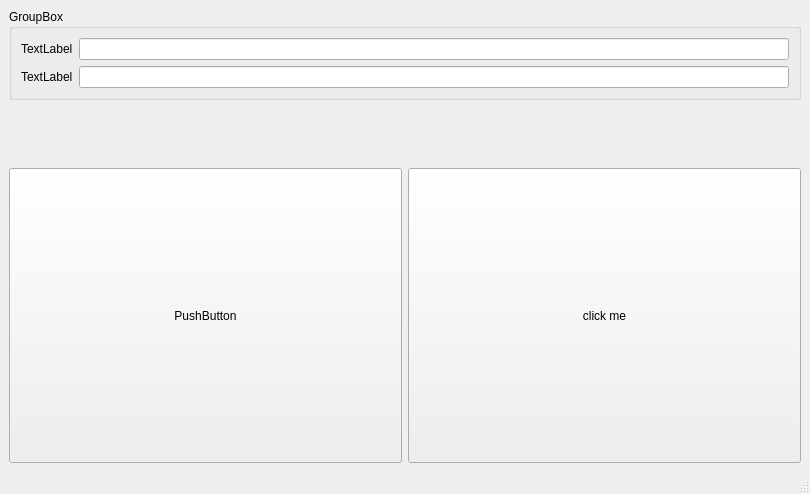
<?xml version="1.0" encoding="UTF-8"?>
<ui version="4.0">
 <class>MainWindow</class>
 <widget class="QMainWindow" name="MainWindow">
  <property name="geometry">
   <rect>
    <x>0</x>
    <y>0</y>
    <width>810</width>
    <height>494</height>
   </rect>
  </property>
  <property name="sizePolicy">
   <sizepolicy hsizetype="Maximum" vsizetype="Maximum">
    <horstretch>0</horstretch>
    <verstretch>0</verstretch>
   </sizepolicy>
  </property>
  <property name="windowTitle">
   <string>MainWindow</string>
  </property>
  <widget class="QWidget" name="centralwidget">
   <property name="sizePolicy">
    <sizepolicy hsizetype="Maximum" vsizetype="Maximum">
     <horstretch>0</horstretch>
     <verstretch>0</verstretch>
    </sizepolicy>
   </property>
   <layout class="QGridLayout" name="gridLayout">
    <item row="2" column="1">
     <widget class="QPushButton" name="pushButton">
      <property name="sizePolicy">
       <sizepolicy hsizetype="Minimum" vsizetype="Minimum">
        <horstretch>0</horstretch>
        <verstretch>0</verstretch>
       </sizepolicy>
      </property>
      <property name="minimumSize">
       <size>
        <width>0</width>
        <height>0</height>
       </size>
      </property>
      <property name="baseSize">
       <size>
        <width>1</width>
        <height>2</height>
       </size>
      </property>
      <property name="text">
       <string>click me</string>
      </property>
      <property name="iconSize">
       <size>
        <width>16</width>
        <height>16</height>
       </size>
      </property>
      <property name="checkable">
       <bool>false</bool>
      </property>
     </widget>
    </item>
    <item row="2" column="0">
     <widget class="QPushButton" name="pushButton_8">
      <property name="sizePolicy">
       <sizepolicy hsizetype="Minimum" vsizetype="Minimum">
        <horstretch>0</horstretch>
        <verstretch>0</verstretch>
       </sizepolicy>
      </property>
      <property name="text">
       <string>PushButton</string>
      </property>
     </widget>
    </item>
    <item row="0" column="0" colspan="2">
     <widget class="QGroupBox" name="groupBox">
      <property name="sizePolicy">
       <sizepolicy hsizetype="Minimum" vsizetype="Maximum">
        <horstretch>33</horstretch>
        <verstretch>22</verstretch>
       </sizepolicy>
      </property>
      <property name="title">
       <string>GroupBox</string>
      </property>
      <layout class="QVBoxLayout" name="verticalLayout_4">
       <item>
        <layout class="QVBoxLayout" name="verticalLayout_5">
         <item>
          <layout class="QHBoxLayout" name="horizontalLayout_3">
           <item>
            <widget class="QLabel" name="label">
             <property name="text">
              <string>TextLabel</string>
             </property>
            </widget>
           </item>
           <item>
            <widget class="QLineEdit" name="lineEdit_2">
             <property name="sizePolicy">
              <sizepolicy hsizetype="Minimum" vsizetype="Maximum">
               <horstretch>5</horstretch>
               <verstretch>0</verstretch>
              </sizepolicy>
             </property>
            </widget>
           </item>
          </layout>
         </item>
         <item>
          <layout class="QHBoxLayout" name="horizontalLayout_2">
           <property name="sizeConstraint">
            <enum>QLayout::SizeConstraint::SetDefaultConstraint</enum>
           </property>
           <item>
            <widget class="QLabel" name="label_2">
             <property name="text">
              <string>TextLabel</string>
             </property>
            </widget>
           </item>
           <item>
            <widget class="QLineEdit" name="lineEdit">
             <property name="sizePolicy">
              <sizepolicy hsizetype="Minimum" vsizetype="Maximum">
               <horstretch>6</horstretch>
               <verstretch>0</verstretch>
              </sizepolicy>
             </property>
            </widget>
           </item>
          </layout>
         </item>
        </layout>
       </item>
       <item>
        <spacer name="verticalSpacer">
         <property name="orientation">
          <enum>Qt::Orientation::Vertical</enum>
         </property>
         <property name="sizeType">
          <enum>QSizePolicy::Policy::Fixed</enum>
         </property>
         <property name="sizeHint" stdset="0">
          <size>
           <width>200</width>
           <height>0</height>
          </size>
         </property>
        </spacer>
       </item>
      </layout>
     </widget>
    </item>
    <item row="1" column="0" colspan="2">
     <spacer name="verticalSpacer_2">
      <property name="orientation">
       <enum>Qt::Orientation::Vertical</enum>
      </property>
      <property name="sizeType">
       <enum>QSizePolicy::Policy::Ignored</enum>
      </property>
      <property name="sizeHint" stdset="0">
       <size>
        <width>39</width>
        <height>62</height>
       </size>
      </property>
     </spacer>
    </item>
   </layout>
  </widget>
  <widget class="QMenuBar" name="menubar">
   <property name="geometry">
    <rect>
     <x>0</x>
     <y>0</y>
     <width>810</width>
     <height>19</height>
    </rect>
   </property>
  </widget>
  <widget class="QStatusBar" name="statusbar"/>
 </widget>
 <resources/>
 <connections/>
</ui>
